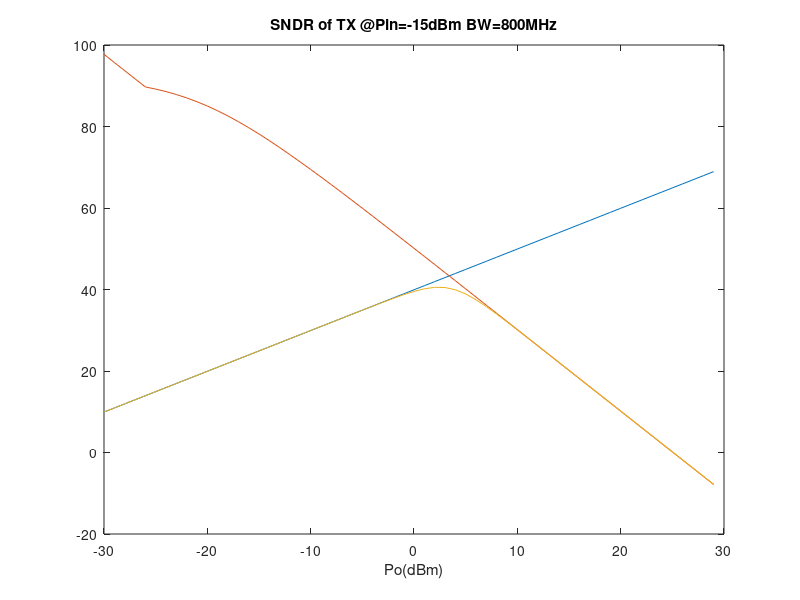

Source code (MATLAB):
% inputs: #block_name = [Gain(dB) NF(dB) IIP3(dBm)] 
Phase_Shifter =[-5.5 5.5 25.5];
Attenuator_1 = [-4 4 24];
Switch_1 = [-1.5 1.5 41.5];
Attenuator_2 = [-4 4 24];
Amplifier = [22.5 4 -3.5];
PA = [20 7 7];
Switch_2 = [-1.5 1.5 41.5];

N =7;

att1_gains = [(Attenuator_1(1)-15)*ones(5,1); (linspace(Attenuator_1(1)-14,Attenuator_1(1),15))' ;Attenuator_1(1)*ones(40,1)];
att2_gains = [(Attenuator_2(1)-15)*ones(20,1); (linspace(Attenuator_2(1)-14,Attenuator_2(1),15))' ;Attenuator_2(1)*ones(25,1)];
att1_NFs = [(Attenuator_1(2)+15)*ones(5,1); (linspace(Attenuator_1(2)+14,Attenuator_1(2),15))' ;Attenuator_1(2)*ones(40,1)];
att2_NFs = [(Attenuator_2(2)+15)*ones(20,1); (linspace(Attenuator_2(2)+14,Attenuator_2(2),15))' ;Attenuator_2(2)*ones(25,1)];
%att1_IIP3s = [Attenuator_1(1)*ones(45,1); (linspace(Attenuator_1(1)+3,Attenuator_1(1)+45,15))' ;(Attenuator_1(1)+45)*ones(40,1)];
%att2_IIP3s = [Attenuator_2(1)*ones(60,1); (linspace(Attenuator_2(1)+3,Attenuator_2(1)+45,15))' ;(Attenuator_2(1)+45)*ones(25,1)];


% using friis equation to calcuate chain OIP3 and total NF:
Gains_dB = [
    Phase_Shifter(1)*ones(60,1)...
    att1_gains...
    Switch_1(1)*ones(60,1) ...
    att2_gains ...
    Amplifier(1)*ones(60,1) ...
    PA(1)*ones(60,1) ...
    Switch_2(1)*ones(60,1) ...
    ];
NFs_dB = [
    Phase_Shifter(2)*ones(60,1)...
    att1_NFs...
    Switch_1(2)*ones(60,1) ...
    att2_NFs ...
    Amplifier(2)*ones(60,1) ...
    PA(2)*ones(60,1) ...
    Switch_2(2)*ones(60,1) ...
    ];
IIP3s_dBm = [
    Phase_Shifter(3)*ones(60,1)...
    Attenuator_1(3)*ones(60,1)...
    Switch_1(3)*ones(60,1) ...
    Attenuator_2(3)*ones(60,1) ...
    Amplifier(3)*ones(60,1) ...
    PA(3)*ones(60,1) ...
    Switch_2(3)*ones(60,1) ...
    ];

Gains = 10.^(Gains_dB/10);
NFs = 10.^(NFs_dB/10);
IIP3s = 10.^(IIP3s_dBm/10);

Cumlative_Gains = [ones(60,1) cumprod(Gains(:,1:N-1), 2)]; %[g1 g1g2 g1g2g3 ...]
NF_contributions = (NFs - [zeros(60,1) ones(60,N-1)])./Cumlative_Gains;

IIP3_contributions = Cumlative_Gains./(IIP3s);
total_IIP3_dB = 10*log10(1./sum(IIP3_contributions,2));

total_NF_dB = 10*log10(sum(NF_contributions,2));

% calculating SNR, SDR, and SNDR for a given channel BW:

BW = 800e6;
Po = -30:1:29; % in dBm

total_gain_dB = sum(Gains_dB, 2);
SNR_o_dB = Po-total_NF_dB'+174-10*log10(BW)-total_gain_dB';
total_OIP3_dB = total_gain_dB+total_IIP3_dB;
SDR_dB = 2*(total_OIP3_dB'-Po);
SNR_o = 10.^(SNR_o_dB/10);
SDR = 10.^(SDR_dB/10);

SNDR = (SNR_o.*SDR)./(SNR_o+SDR);
SNDR_dB = 10*log10(SNDR);

figure();
plot(Po, SNR_o_dB);
hold on;
plot(Po,SDR_dB);
plot(Po, SNDR_dB);
hold off;

title('SNDR of TX @Pin=-15dBm BW=800MHz');
xlabel('Po(dBm)');

